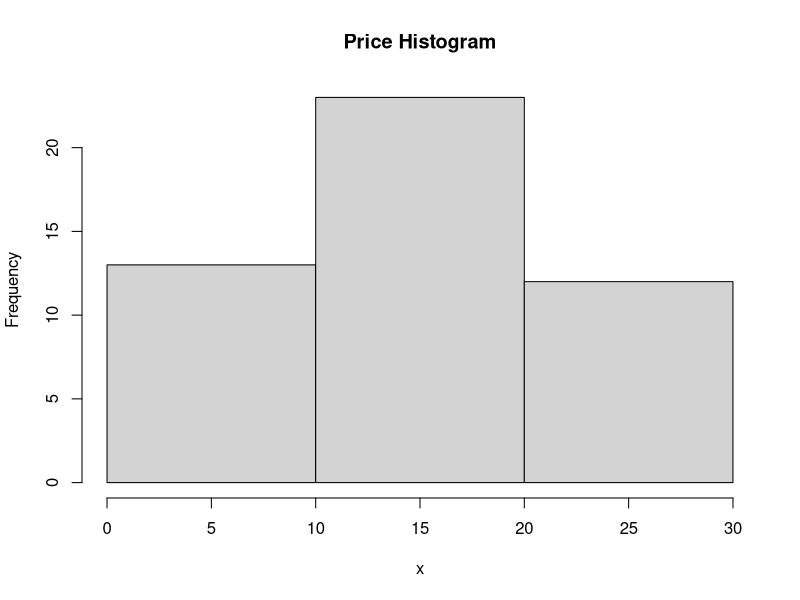

The R source for this figure:
x <- sort(c(1,1,5,5,5,5,5,8,8,10,10,10,10,12,14,14,14,15,15,15,15,15,15,18,18,18,18,18,18,20,20,20,20,20,20,20,21,21,21,21,25,25,25,25,25,28,28,30))
b <- split(x, cut(seq_along(x), 3, labels=FALSE))
print(b)
print(lapply(b, mean))
print(lapply(b, function(z) sapply(z, function(v) z[which.min(abs(range(z)-v))])))
hist(x, breaks=3, main="Price Histogram")
